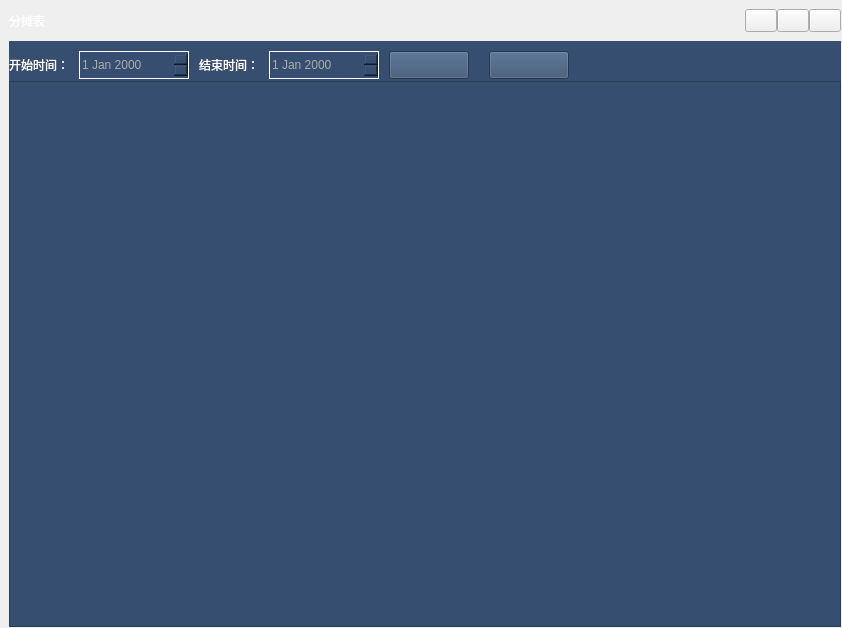
<?xml version="1.0" encoding="UTF-8"?>
<ui version="4.0">
 <class>shareReport</class>
 <widget class="QWidget" name="shareReport">
  <property name="geometry">
   <rect>
    <x>0</x>
    <y>0</y>
    <width>842</width>
    <height>628</height>
   </rect>
  </property>
  <property name="minimumSize">
   <size>
    <width>842</width>
    <height>628</height>
   </size>
  </property>
  <property name="windowTitle">
   <string>分摊表</string>
  </property>
  <layout class="QVBoxLayout" name="verticalLayout">
   <property name="spacing">
    <number>0</number>
   </property>
   <property name="leftMargin">
    <number>9</number>
   </property>
   <property name="topMargin">
    <number>1</number>
   </property>
   <property name="rightMargin">
    <number>1</number>
   </property>
   <property name="bottomMargin">
    <number>1</number>
   </property>
   <item>
    <widget class="QWidget" name="child_widget_title" native="true">
     <property name="minimumSize">
      <size>
       <width>0</width>
       <height>40</height>
      </size>
     </property>
     <property name="styleSheet">
      <string notr="true"/>
     </property>
     <layout class="QHBoxLayout" name="horizontalLayout">
      <property name="spacing">
       <number>0</number>
      </property>
      <property name="leftMargin">
       <number>0</number>
      </property>
      <property name="topMargin">
       <number>0</number>
      </property>
      <property name="rightMargin">
       <number>0</number>
      </property>
      <property name="bottomMargin">
       <number>0</number>
      </property>
      <item>
       <widget class="QLabel" name="label">
        <property name="minimumSize">
         <size>
          <width>100</width>
          <height>0</height>
         </size>
        </property>
        <property name="styleSheet">
         <string notr="true">color: rgb(255, 255, 255);
font: 12pt &quot;微软雅黑&quot;;</string>
        </property>
        <property name="text">
         <string>分摊表</string>
        </property>
       </widget>
      </item>
      <item>
       <spacer name="horizontalSpacer_2">
        <property name="orientation">
         <enum>Qt::Horizontal</enum>
        </property>
        <property name="sizeHint" stdset="0">
         <size>
          <width>741</width>
          <height>20</height>
         </size>
        </property>
       </spacer>
      </item>
      <item>
       <widget class="QPushButton" name="min_btn">
        <property name="minimumSize">
         <size>
          <width>32</width>
          <height>23</height>
         </size>
        </property>
        <property name="text">
         <string/>
        </property>
       </widget>
      </item>
      <item>
       <widget class="QPushButton" name="max_restore_btn">
        <property name="minimumSize">
         <size>
          <width>32</width>
          <height>23</height>
         </size>
        </property>
        <property name="text">
         <string/>
        </property>
       </widget>
      </item>
      <item>
       <widget class="QPushButton" name="close_btn">
        <property name="minimumSize">
         <size>
          <width>32</width>
          <height>23</height>
         </size>
        </property>
        <property name="text">
         <string/>
        </property>
       </widget>
      </item>
     </layout>
    </widget>
   </item>
   <item>
    <widget class="QWidget" name="widget_17" native="true">
     <property name="minimumSize">
      <size>
       <width>0</width>
       <height>40</height>
      </size>
     </property>
     <property name="maximumSize">
      <size>
       <width>16777215</width>
       <height>40</height>
      </size>
     </property>
     <property name="styleSheet">
      <string notr="true">background-color: rgb(54, 78, 111);</string>
     </property>
     <widget class="QPushButton" name="share_report_search_btn">
      <property name="geometry">
       <rect>
        <x>380</x>
        <y>10</y>
        <width>80</width>
        <height>28</height>
       </rect>
      </property>
      <property name="text">
       <string/>
      </property>
     </widget>
     <widget class="QPushButton" name="sharereport_export_btn">
      <property name="geometry">
       <rect>
        <x>480</x>
        <y>10</y>
        <width>80</width>
        <height>28</height>
       </rect>
      </property>
      <property name="text">
       <string/>
      </property>
     </widget>
     <widget class="QDateEdit" name="share_report_startdateEdit">
      <property name="geometry">
       <rect>
        <x>70</x>
        <y>10</y>
        <width>110</width>
        <height>28</height>
       </rect>
      </property>
      <property name="styleSheet">
       <string notr="true">color: rgb(171, 171, 171);
border-color: rgb(255, 255, 255);
border-style: solid;
border-width: 1px;</string>
      </property>
     </widget>
     <widget class="QLabel" name="label_16">
      <property name="geometry">
       <rect>
        <x>190</x>
        <y>10</y>
        <width>65</width>
        <height>28</height>
       </rect>
      </property>
      <property name="styleSheet">
       <string notr="true">color: rgb(255, 255, 255);</string>
      </property>
      <property name="text">
       <string>结束时间：</string>
      </property>
     </widget>
     <widget class="QLabel" name="label_17">
      <property name="geometry">
       <rect>
        <x>0</x>
        <y>10</y>
        <width>65</width>
        <height>28</height>
       </rect>
      </property>
      <property name="styleSheet">
       <string notr="true">color: rgb(255, 255, 255);</string>
      </property>
      <property name="text">
       <string>开始时间：</string>
      </property>
     </widget>
     <widget class="QDateEdit" name="share_report_enddateEdit">
      <property name="geometry">
       <rect>
        <x>260</x>
        <y>10</y>
        <width>110</width>
        <height>28</height>
       </rect>
      </property>
      <property name="styleSheet">
       <string notr="true">color: rgb(171, 171, 171);
border-color: rgb(255, 255, 255);
border-style: solid;
border-width: 1px;</string>
      </property>
     </widget>
    </widget>
   </item>
   <item>
    <widget class="QTableView" name="share_report_tableview">
     <property name="styleSheet">
      <string notr="true">background-color: rgb(54, 78, 111);</string>
     </property>
    </widget>
   </item>
  </layout>
 </widget>
 <resources/>
 <connections/>
</ui>
